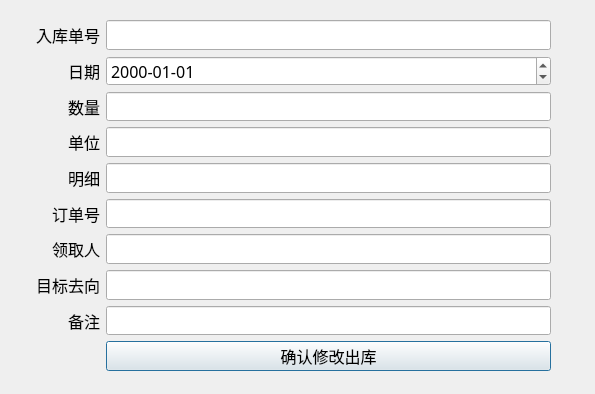
<?xml version="1.0" encoding="UTF-8"?>
<ui version="4.0">
 <class>ChuKuEdit</class>
 <widget class="QDialog" name="ChuKuEdit">
  <property name="geometry">
   <rect>
    <x>0</x>
    <y>0</y>
    <width>595</width>
    <height>394</height>
   </rect>
  </property>
  <property name="windowTitle">
   <string>Dialog</string>
  </property>
  <widget class="QWidget" name="formLayoutWidget_2">
   <property name="geometry">
    <rect>
     <x>20</x>
     <y>20</y>
     <width>531</width>
     <height>351</height>
    </rect>
   </property>
   <layout class="QFormLayout" name="formLayout_2">
    <item row="0" column="0">
     <widget class="QLabel" name="Label_15">
      <property name="minimumSize">
       <size>
        <width>80</width>
        <height>0</height>
       </size>
      </property>
      <property name="font">
       <font>
        <family>Agency FB</family>
        <pointsize>12</pointsize>
       </font>
      </property>
      <property name="text">
       <string>入库单号</string>
      </property>
      <property name="alignment">
       <set>Qt::AlignRight|Qt::AlignTrailing|Qt::AlignVCenter</set>
      </property>
     </widget>
    </item>
    <item row="0" column="1">
     <widget class="QLineEdit" name="LineEdit_ruku_id_2">
      <property name="font">
       <font>
        <family>Agency FB</family>
        <pointsize>12</pointsize>
       </font>
      </property>
     </widget>
    </item>
    <item row="1" column="0">
     <widget class="QLabel" name="Label_16">
      <property name="minimumSize">
       <size>
        <width>80</width>
        <height>0</height>
       </size>
      </property>
      <property name="font">
       <font>
        <family>Agency FB</family>
        <pointsize>12</pointsize>
       </font>
      </property>
      <property name="text">
       <string>日期</string>
      </property>
      <property name="alignment">
       <set>Qt::AlignRight|Qt::AlignTrailing|Qt::AlignVCenter</set>
      </property>
     </widget>
    </item>
    <item row="1" column="1">
     <widget class="QDateEdit" name="dateEdit_date_2">
      <property name="font">
       <font>
        <family>Agency FB</family>
        <pointsize>12</pointsize>
        <weight>50</weight>
        <bold>false</bold>
       </font>
      </property>
      <property name="displayFormat">
       <string>yyyy-MM-dd</string>
      </property>
     </widget>
    </item>
    <item row="2" column="0">
     <widget class="QLabel" name="Label_19">
      <property name="minimumSize">
       <size>
        <width>80</width>
        <height>0</height>
       </size>
      </property>
      <property name="font">
       <font>
        <family>Agency FB</family>
        <pointsize>12</pointsize>
       </font>
      </property>
      <property name="text">
       <string>数量</string>
      </property>
      <property name="alignment">
       <set>Qt::AlignRight|Qt::AlignTrailing|Qt::AlignVCenter</set>
      </property>
     </widget>
    </item>
    <item row="2" column="1">
     <widget class="QLineEdit" name="LineEdit_shuliang_2">
      <property name="font">
       <font>
        <family>Agency FB</family>
        <pointsize>12</pointsize>
       </font>
      </property>
     </widget>
    </item>
    <item row="3" column="0">
     <widget class="QLabel" name="Label_20">
      <property name="minimumSize">
       <size>
        <width>80</width>
        <height>0</height>
       </size>
      </property>
      <property name="font">
       <font>
        <family>Agency FB</family>
        <pointsize>12</pointsize>
       </font>
      </property>
      <property name="text">
       <string>单位</string>
      </property>
      <property name="alignment">
       <set>Qt::AlignRight|Qt::AlignTrailing|Qt::AlignVCenter</set>
      </property>
     </widget>
    </item>
    <item row="3" column="1">
     <widget class="QLineEdit" name="LineEdit_danwei_2">
      <property name="font">
       <font>
        <family>Agency FB</family>
        <pointsize>12</pointsize>
       </font>
      </property>
     </widget>
    </item>
    <item row="4" column="0">
     <widget class="QLabel" name="Label_21">
      <property name="minimumSize">
       <size>
        <width>80</width>
        <height>0</height>
       </size>
      </property>
      <property name="font">
       <font>
        <family>Agency FB</family>
        <pointsize>12</pointsize>
       </font>
      </property>
      <property name="text">
       <string>明细</string>
      </property>
      <property name="alignment">
       <set>Qt::AlignRight|Qt::AlignTrailing|Qt::AlignVCenter</set>
      </property>
     </widget>
    </item>
    <item row="4" column="1">
     <widget class="QLineEdit" name="LineEdit_detail_2">
      <property name="font">
       <font>
        <family>Agency FB</family>
        <pointsize>12</pointsize>
       </font>
      </property>
     </widget>
    </item>
    <item row="5" column="0">
     <widget class="QLabel" name="Label_17">
      <property name="minimumSize">
       <size>
        <width>80</width>
        <height>0</height>
       </size>
      </property>
      <property name="font">
       <font>
        <family>Agency FB</family>
        <pointsize>12</pointsize>
       </font>
      </property>
      <property name="text">
       <string>订单号</string>
      </property>
      <property name="alignment">
       <set>Qt::AlignRight|Qt::AlignTrailing|Qt::AlignVCenter</set>
      </property>
     </widget>
    </item>
    <item row="5" column="1">
     <widget class="QLineEdit" name="LineEdit_order_id_2">
      <property name="font">
       <font>
        <family>Agency FB</family>
        <pointsize>12</pointsize>
       </font>
      </property>
     </widget>
    </item>
    <item row="6" column="0">
     <widget class="QLabel" name="Label_18">
      <property name="minimumSize">
       <size>
        <width>80</width>
        <height>0</height>
       </size>
      </property>
      <property name="font">
       <font>
        <family>Agency FB</family>
        <pointsize>12</pointsize>
       </font>
      </property>
      <property name="text">
       <string>领取人</string>
      </property>
      <property name="alignment">
       <set>Qt::AlignRight|Qt::AlignTrailing|Qt::AlignVCenter</set>
      </property>
     </widget>
    </item>
    <item row="6" column="1">
     <widget class="QLineEdit" name="LineEdit_lingquren_2">
      <property name="font">
       <font>
        <family>Agency FB</family>
        <pointsize>12</pointsize>
       </font>
      </property>
     </widget>
    </item>
    <item row="7" column="0">
     <widget class="QLabel" name="Label_22">
      <property name="minimumSize">
       <size>
        <width>80</width>
        <height>0</height>
       </size>
      </property>
      <property name="font">
       <font>
        <family>Agency FB</family>
        <pointsize>12</pointsize>
       </font>
      </property>
      <property name="text">
       <string>目标去向</string>
      </property>
      <property name="alignment">
       <set>Qt::AlignRight|Qt::AlignTrailing|Qt::AlignVCenter</set>
      </property>
     </widget>
    </item>
    <item row="7" column="1">
     <widget class="QLineEdit" name="LineEdit_targetto_2">
      <property name="font">
       <font>
        <family>Agency FB</family>
        <pointsize>12</pointsize>
       </font>
      </property>
     </widget>
    </item>
    <item row="8" column="0">
     <widget class="QLabel" name="Label_23">
      <property name="minimumSize">
       <size>
        <width>80</width>
        <height>0</height>
       </size>
      </property>
      <property name="font">
       <font>
        <family>Agency FB</family>
        <pointsize>12</pointsize>
       </font>
      </property>
      <property name="text">
       <string>备注</string>
      </property>
      <property name="alignment">
       <set>Qt::AlignRight|Qt::AlignTrailing|Qt::AlignVCenter</set>
      </property>
     </widget>
    </item>
    <item row="8" column="1">
     <widget class="QLineEdit" name="LineEdit_comment_2">
      <property name="font">
       <font>
        <family>Agency FB</family>
        <pointsize>12</pointsize>
       </font>
      </property>
     </widget>
    </item>
    <item row="9" column="1">
     <widget class="QPushButton" name="pushButton_2">
      <property name="palette">
       <palette>
        <active/>
        <inactive/>
        <disabled/>
       </palette>
      </property>
      <property name="font">
       <font>
        <family>Agency FB</family>
        <pointsize>12</pointsize>
       </font>
      </property>
      <property name="text">
       <string>确认修改出库</string>
      </property>
     </widget>
    </item>
   </layout>
  </widget>
 </widget>
 <resources/>
 <connections>
  <connection>
   <sender>pushButton_2</sender>
   <signal>clicked()</signal>
   <receiver>ChuKuEdit</receiver>
   <slot>FuLiaoChukuSlot()</slot>
   <hints>
    <hint type="sourcelabel">
     <x>379</x>
     <y>322</y>
    </hint>
    <hint type="destinationlabel">
     <x>580</x>
     <y>383</y>
    </hint>
   </hints>
  </connection>
 </connections>
 <slots>
  <slot>FuLiaoChukuSlot()</slot>
 </slots>
</ui>
